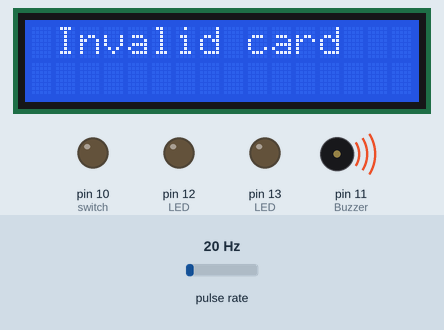
A sketch run on a simulated Arduino Uno, built with avr-gcc and run on an emulated ATmega328P. On the bench: 16×2 character LCD, output pins drawn as LEDs (lit = HIGH), buzzer (waves = sounding). Wiring (inferred from the names in the program): pulse sensor: data pin 2. Inputs (shaded band) come from the test bench; at power-on: pulse rate 20 Hz. What the sketch prints to the serial monitor is not drawn.

Above: at 0.3 s.
At 0.8 s:
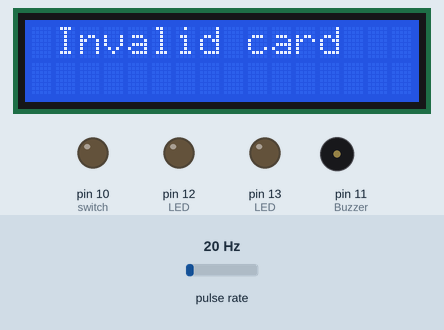
Timing chart, 0 to 130.0 s (numbered marks = the images above):
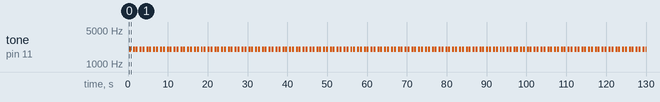

Measured:
- by itself, tone on pin 11 (Buzzer): repeats every 1.7 s: silent 0.50 s, 2000 Hz 0.50 s, silent 0.21 s, 2000 Hz 0.50 s

The sketch:

kmc_final_two_cards.ino
```cpp
/////*******************Smart water dispensing system for KMC******************/////
/////**********************Developed by Hemant and Girish**********************/////

#include<LiquidCrystal.h>
char input[12];
int count = 0;
boolean flag =0;
int total=10;

/////*****Water flow sensor*****/////
float calibrationFactor = 4.5;
byte sensorInterrupt = 0;
volatile byte pulseCount;
float flowml;
float totalml;
unsigned long oldTime;

/////*****Struct*****/////
struct database {
  String id;
  int balance;
} ;

struct database cus[10];

/////*****LCD initialisation*****/////

LiquidCrystal lcd1(8,7,6,5,4,3);
//LiquidCrystal lcd2(27,26,25,24,23,22);

void setup()
{
  Serial.begin(38400);
  lcd1.begin(16,2);

  pinMode(11,OUTPUT); /*****Buzzer pin*****/
  pinMode(12,OUTPUT); /*****Correct LED*****/
  pinMode(13,OUTPUT); /*****Wrong LED*****/
  pinMode(2,INPUT);  /*****Water flow sensor*****/
  pinMode(10,OUTPUT); /*****Water switch relay*****/
  digitalWrite(2, HIGH);  /*****HIGH to water flow sensor*****/

  /////*****Water flow initialisation*****/////
  pulseCount = 0;
  flowml     = 0.0;
  totalml    = 0.0;
  oldTime    = 0;

  cus[0].id="180089177EF8";
  cus[0].balance=2;
  cus[1].id="1800893D02AE";
  cus[1].balance=6;

  attachInterrupt(sensorInterrupt, pulseCounter, FALLING);
}

void loop() {

    /////*****RFID tag read into input*****/////
    if (Serial.available())
      { Serial.println("Test1");
        count=0;

        while(Serial.available()&&count<12)
        {
          input[count]=Serial.read();
          count++;
          delay(5);
        }

        if(count==12)
        { Serial.println("Test2");
          count=0;
          flag=1;
        }
      }

      /////*****Check the input tag in the database*****/////

      int curlog;
      int check=0;
      for (curlog=0;curlog<total;curlog++)
      {
        for (count=0;count<12;count++)
        {
          if (cus[curlog].id[count]==input[count])
            check++;
            Serial.println("Test3");
        }

        if (check==12)
          {
            flag=2;
            if (cus[curlog].balance>4)
            {
            digitalWrite(12,HIGH);
            flag=3;
            Serial.println("Test4");
            goto found;
            }
          }
      }

      found: ;

      /////*****Setting the input array to FFFFFFFFFFFF******/////

        for (count=0;count<12;count++)  //Changing back input tag to FFFFFFFFFFFF
        {
          input[count]='F';
        }
        count=0;

      /////*****LCD and buzzer part*****/////

      if (flag==1)
      {
        /*Invalid card*/;
        Serial.println("Test5");
        lcd1.setCursor(0,0);
        lcd1.print(" Invalid card ");
        tone(11,2000,1000);
        delay(500);
        noTone(11);
        delay(500);
        tone(11,2000,1000);
        delay(500);
        noTone(11);
      }
      else if (flag==2)
      {
        /*Low balance, please recharge*/;

        lcd1.setCursor(0,0);
        lcd1.print("Low balance");
        lcd1.setCursor(0,1);
        lcd1.print("Please recharge");
        Serial.println("Test6");
        tone(11,2000,1000);
        delay(500);
        noTone(11);
        delay(500);
        tone(11,2000,1000);
        delay(500);
        noTone(11);
      }
      else if (flag==3)
      {
        /*Please place the can*/;
        Serial.println("Test7");
        tone(11,2000,1000);
        delay(2000);
        noTone(11);
        digitalWrite(10,HIGH);
        /*****Water flow sensor*****/
        for (;totalml<100;)
        {
        if ((millis() - oldTime)>1000)
           {
            detachInterrupt(sensorInterrupt);
            flowml = ((((1000.0/(millis()-oldTime))*pulseCount)/calibrationFactor)/60)*1000;
            oldTime = millis();
            totalml+=flowml;

            if(totalml>100)
              digitalWrite(10,LOW);
           }

        }
      }
}

void pulseCounter()
{
  // Increment the pulse counter
  pulseCount++;
}
```
